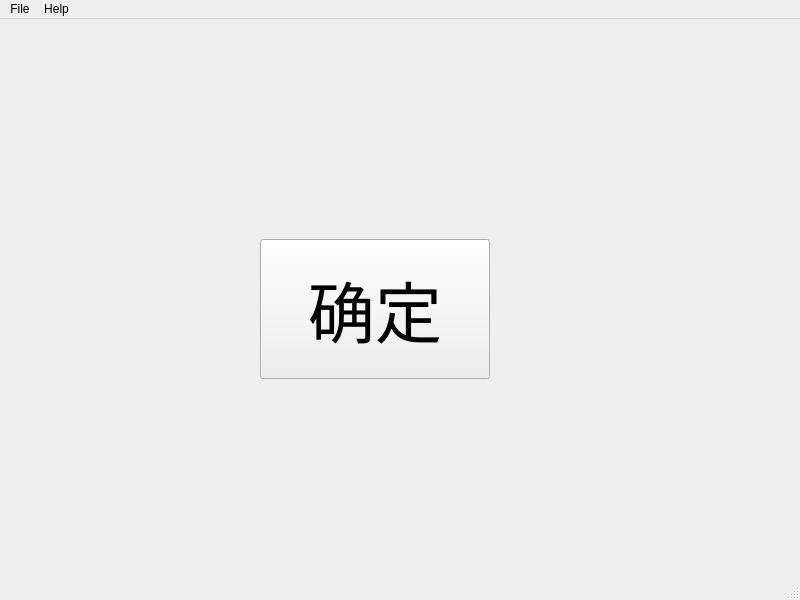
<?xml version="1.0" encoding="UTF-8"?>
<ui version="4.0">
 <class>MainWindow</class>
 <widget class="QMainWindow" name="MainWindow">
  <property name="geometry">
   <rect>
    <x>0</x>
    <y>0</y>
    <width>800</width>
    <height>600</height>
   </rect>
  </property>
  <property name="minimumSize">
   <size>
    <width>800</width>
    <height>600</height>
   </size>
  </property>
  <property name="maximumSize">
   <size>
    <width>800</width>
    <height>600</height>
   </size>
  </property>
  <property name="windowTitle">
   <string>NoResponding</string>
  </property>
  <widget class="QWidget" name="centralwidget">
   <widget class="QPushButton" name="button_ok">
    <property name="geometry">
     <rect>
      <x>260</x>
      <y>220</y>
      <width>230</width>
      <height>140</height>
     </rect>
    </property>
    <property name="minimumSize">
     <size>
      <width>230</width>
      <height>140</height>
     </size>
    </property>
    <property name="maximumSize">
     <size>
      <width>230</width>
      <height>140</height>
     </size>
    </property>
    <property name="font">
     <font>
      <pointsize>50</pointsize>
     </font>
    </property>
    <property name="focusPolicy">
     <enum>Qt::TabFocus</enum>
    </property>
    <property name="text">
     <string>确定</string>
    </property>
   </widget>
  </widget>
  <widget class="QStatusBar" name="statusbar"/>
  <widget class="QMenuBar" name="menubar">
   <property name="geometry">
    <rect>
     <x>0</x>
     <y>0</y>
     <width>800</width>
     <height>22</height>
    </rect>
   </property>
   <widget class="QMenu" name="menuFile">
    <property name="title">
     <string>File</string>
    </property>
    <addaction name="separator"/>
    <addaction name="actionExit"/>
    <addaction name="separator"/>
   </widget>
   <widget class="QMenu" name="menuHelp">
    <property name="title">
     <string>Help</string>
    </property>
    <addaction name="separator"/>
    <addaction name="separator"/>
    <addaction name="actionAbout"/>
    <addaction name="separator"/>
   </widget>
   <addaction name="menuFile"/>
   <addaction name="menuHelp"/>
  </widget>
  <action name="actionExit">
   <property name="text">
    <string>退出</string>
   </property>
  </action>
  <action name="actionCopy">
   <property name="text">
    <string>Copy</string>
   </property>
  </action>
  <action name="actionPaste">
   <property name="text">
    <string>Paste</string>
   </property>
  </action>
  <action name="actionCut">
   <property name="text">
    <string>Cut</string>
   </property>
  </action>
  <action name="actionHelp">
   <property name="text">
    <string>软件使用说明</string>
   </property>
  </action>
  <action name="actionAbout">
   <property name="text">
    <string>关于</string>
   </property>
  </action>
  <action name="action_query">
   <property name="text">
    <string>查询</string>
   </property>
  </action>
  <action name="action_backupDB">
   <property name="text">
    <string>备份数据库</string>
   </property>
  </action>
  <action name="action_reset_mac">
   <property name="text">
    <string>重置MAC状态</string>
   </property>
  </action>
 </widget>
 <resources/>
 <connections/>
</ui>
